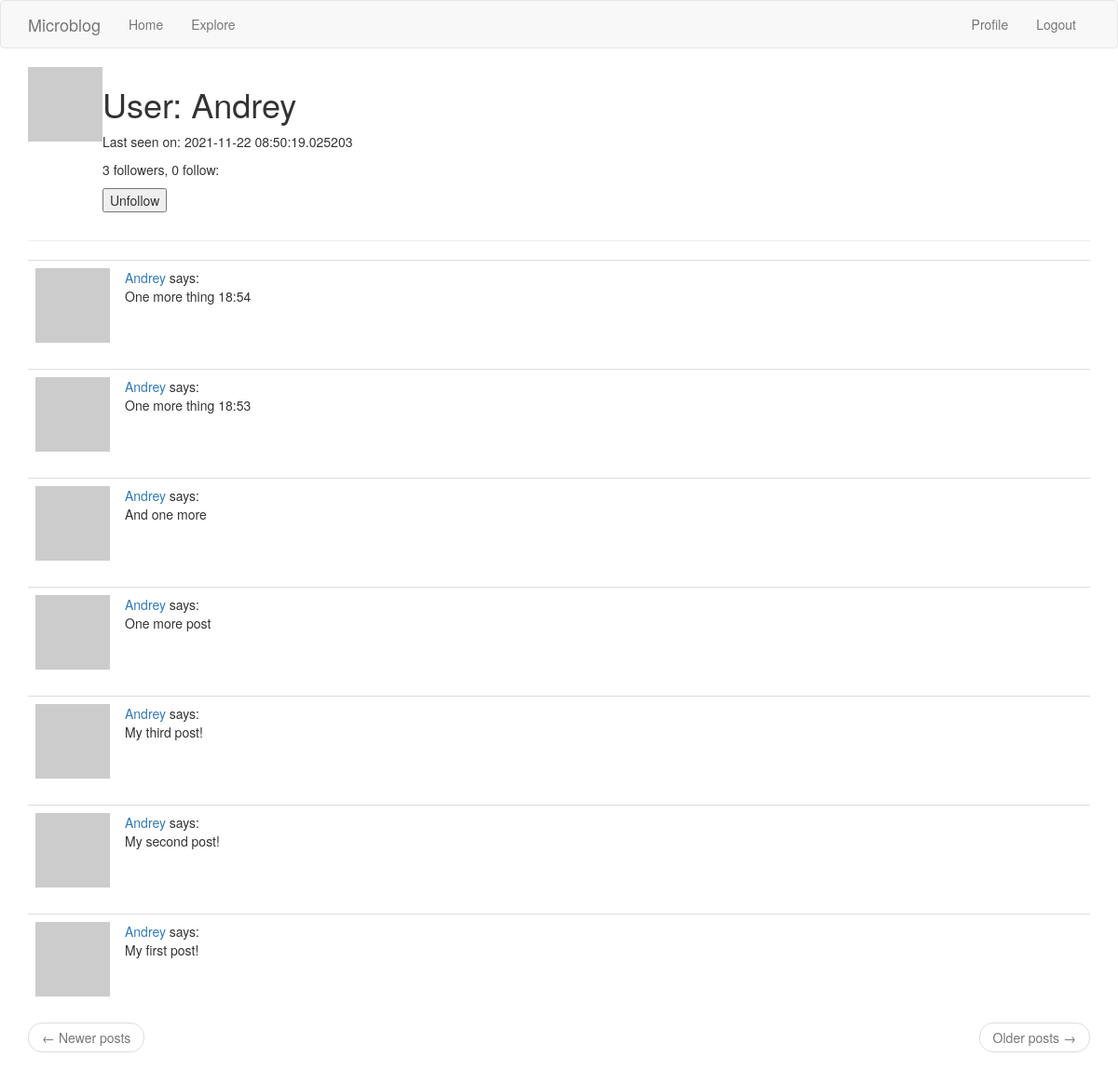
/user/Andrey (signed in), run on the app's committed database.
### app/models.py (models this page shows, shortened)
class User(UserMixin, db.Model):
    id = db.Column(db.Integer, primary_key=True)
    username = db.Column(db.String(64), index=True, unique=True)
    email = db.Column(db.String(120), index=True, unique=True)
    password_hash = db.Column(db.String(128))
    posts = db.relationship('Post', backref='author', lazy='dynamic')
    about_me = db.Column(db.String(140))
    last_seen = db.Column(db.DateTime, default=datetime.utcnow)
    followed = db.relationship('User', secondary=followers,
                               primaryjoin=(followers.c.follower_id == id),
                               secondaryjoin=(followers.c.followed_id == id),
                               backref=db.backref('followers', lazy='dynamic'),
                               lazy='dynamic')
    def avatar(self, size):
        digest = md5(self.email.lower().encode('utf-8')).hexdigest()
        return f'https://www.gravatar.com/avatar/{digest}?d=identicon&s={size}'
    def is_following(self, user):
        return self.followed.filter(
            followers.c.followed_id == user.id
        ).count() > 0

class Post(db.Model):
    id = db.Column(db.Integer, primary_key=True)
    body = db.Column(db.String(140))
    timestamp = db.Column(db.DateTime, index=True, default=datetime.utcnow)
    user_id = db.Column(db.Integer, db.ForeignKey('user.id'))

### app/routes.py (the view)
@app.route('/user/<username>')
@login_required
def user(username):
    user = User.query.filter_by(username=username).first_or_404()
    page = request.args.get('page', 1, type=int)
    posts = user.posts.order_by(Post.timestamp.desc()).paginate(
        page, app.config['POSTS_PER_PAGE'], False)
    next_url = url_for('user', username=user.username, page=posts.next_num) \
        if posts.has_next else None
    prev_url = url_for('user', username=user.username, page=posts.prev_num) \
        if posts.has_prev else None
    form = EmptyForm()
    return render_template('user.html',
                           user=user,
                           posts=posts.items,
                           next_url=next_url,
                           prev_url=prev_url,
                           form=form)

### app/forms.py
class EmptyForm(FlaskForm):
    submit = SubmitField('Submit')

### app/models.py (called while the page is built)
@login.user_loader
def load_user(id):
    return User.query.get(int(id))

### app/routes.py (called while the page is built)
@app.before_request
def before_request():
    if current_user.is_authenticated:
        current_user.last_seen = datetime.utcnow()
        db.session.commit()

### app/templates/user.html (shortened to what this page needs)
{% extends "base.html" %}
{% block app_content %}
    <table>
        <tr valign="top">
            <td><img src="{{ user.avatar(128) }}"></td>
            <td>
                <h1>User: {{user.username}}</h1>
                {% if user.last_seen %}<p>Last seen on: {{ user.last_seen }}</p>{% endif %}
                <p>{{ user.followers.count() }} followers, {{ user.followed.count() }} follow:</p>
                {% if user == current_user %}
                <p><a href="{{ url_for('edit_profile') }}">Edit your profile</a></p>
                {% else %}
                <p>
                    <form action="{{ url_for('unfollow', username=user.username) }}", method="post">
                        {{ form.submit(value='Unfollow') }}
                    </form>
                </p>
                {% endif %}
            </td>
        </tr>
    </table>
    <hr>
    {% for post in posts %}
        {% include '_post.html' %}
    {% endfor %}
    <nav aria-label="...">
        <ul class="pager">
            <li class="previous{% if not prev_url %} disabled{% endif %}">
                <a href="{{ prev_url or '#' }}">
                    <span aria-hidden="true">&larr;</span> Newer posts
                </a>
            </li>
            <li class="next{% if not next_url %} disabled{% endif %}">
                <a href="{{ next_url or '#' }}">
                    Older posts <span aria-hidden="true">&rarr;</span>
                </a>
            </li>
        </ul>
    </nav>
{% endblock %}

### app/templates/_post.html
<table class="table table-hover">
    <tr>
        <td width="70px">
            <a href="{{ url_for('user', username=post.author.username) }}">
                <img src="{{ post.author.avatar(36) }}" />
            </a>
        </td>
        <td>
            <a href="{{ url_for('user', username=post.author.username) }}">
                {{ post.author.username }}
            </a>
            says:
            <br>
            {{ post.body }}
        </td>
    </tr>
</table>

### data on the page
User: username "Andrey", last_seen "2021-11-22 08:50:19.025203"
Post: author.username "Andrey", body "One more thing 18:54"
Post: author.username "Andrey", body "One more thing 18:53"
Post: author.username "Andrey", body "And one more"
Post: author.username "Andrey", body "One more post"
Post: author.username "Andrey", body "My third post!"
Post: author.username "Andrey", body "My second post!"
Post: author.username "Andrey", body "My first post!"

### other printed values
{{ ('Home') }} "Home"
{{ ('Explore') }} "Explore"
{{ ('Profile') }} "Profile"
{{ ('Logout') }} "Logout"
{{ user.followers.count() }} "3"
{{ user.followed.count() }} "0"
